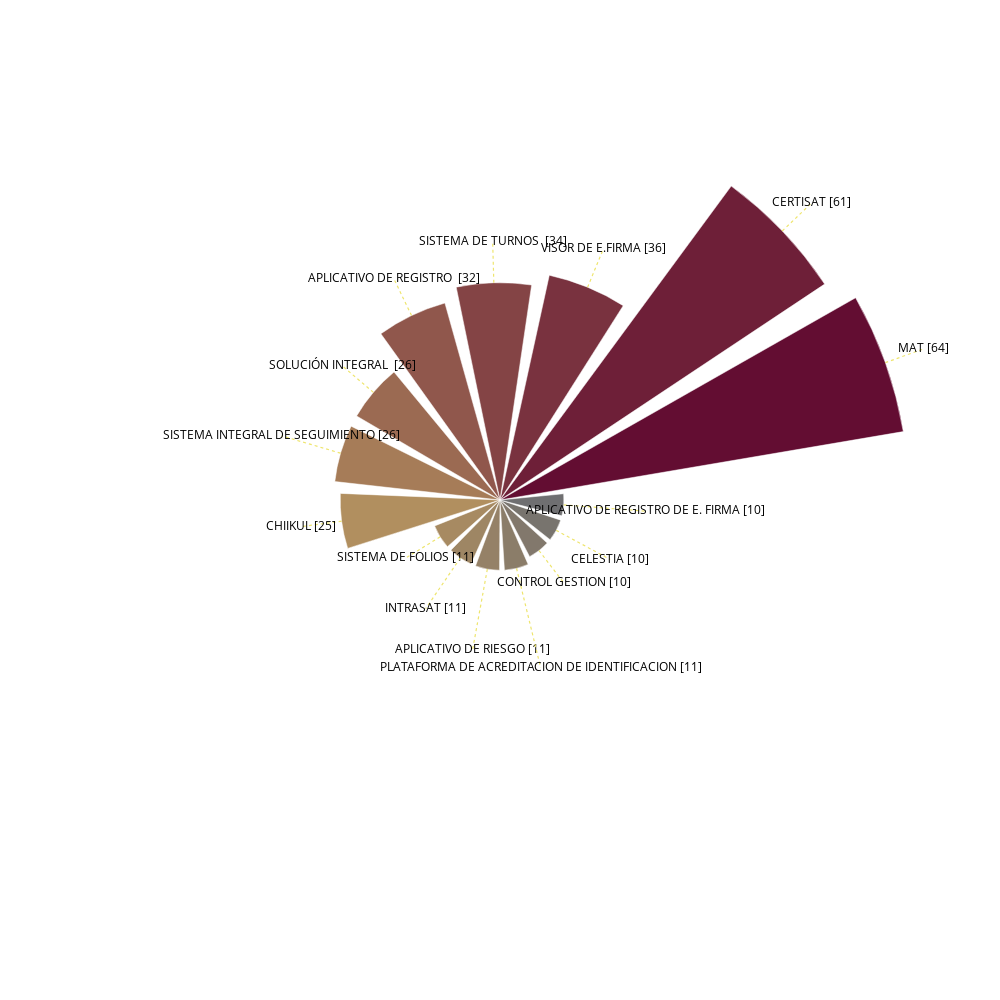

Notebook cell for this chart:
### Code cell
Grafico_Radial(Fig_1, 'D20', 'D1', width=1000, height=1000)

### Figure 1 — Plotly figure (JSON) as saved in the notebook; plotly's stock layout.template omitted (floating-point values rounded to 4 significant figures)
{"data": [{"hoverinfo": "text", "marker": {"color": "#630d32"}, "name": "MAT", "r": [100], "theta": [0], "type": "barpolar", "width": [20]}, {"hoverinfo": "text", "marker": {"color": "#6e1f38"}, "name": "CERTISAT", "r": [95.31], "theta": [24], "type": "barpolar", "width": [20]}, {"hoverinfo": "text", "marker": {"color": "#79323f"}, "name": "VISOR DE E.FIRMA", "r": [56.25], "theta": [48], "type": "barpolar", "width": [20]}, {"hoverinfo": "text", "marker": {"color": "#844445"}, "name": "SISTEMA DE TURNOS ", "r": [53.12], "theta": [72], "type": "barpolar", "width": [20]}, {"hoverinfo": "text", "marker": {"color": "#90574c"}, "name": "APLICATIVO DE REGISTRO ", "r": [50], "theta": [96], "type": "barpolar", "width": [20]}, {"hoverinfo": "text", "marker": {"color": "#9b6a52"}, "name": "SOLUCIÓN INTEGRAL ", "r": [40.62], "theta": [120], "type": "barpolar", "width": [20]}, {"hoverinfo": "text", "marker": {"color": "#a67c58"}, "name": "SISTEMA INTEGRAL DE SEGUIMIENTO", "r": [40.62], "theta": [144], "type": "barpolar", "width": [20]}, {"hoverinfo": "text", "marker": {"color": "#b18f5f"}, "name": "CHIIKUL", "r": [39.06], "theta": [168], "type": "barpolar", "width": [20]}, {"hoverinfo": "text", "marker": {"color": "#a78a62"}, "name": "SISTEMA DE FOLIOS", "r": [17.19], "theta": [192], "type": "barpolar", "width": [20]}, {"hoverinfo": "text", "marker": {"color": "#9e8664"}, "name": "INTRASAT", "r": [17.19], "theta": [216], "type": "barpolar", "width": [20]}, {"hoverinfo": "text", "marker": {"color": "#958167"}, "name": "APLICATIVO DE RIESGO", "r": [17.19], "theta": [240], "type": "barpolar", "width": [20]}, {"hoverinfo": "text", "marker": {"color": "#8b7d69"}, "name": "PLATAFORMA DE ACREDITACION DE IDENTIFICACION", "r": [17.19], "theta": [264], "type": "barpolar", "width": [20]}, {"hoverinfo": "text", "marker": {"color": "#82786c"}, "name": "CONTROL GESTION", "r": [15.62], "theta": [288], "type": "barpolar", "width": [20]}, {"hoverinfo": "text", "marker": {"color": "#78746e"}, "name": "CELESTIA", "r": [15.62], "theta": [312], "type": "barpolar", "width": [20]}, {"hoverinfo": "text", "marker": {"color": "#6f6f71"}, "name": "APLICATIVO DE REGISTRO DE E. FIRMA", "r": [15.62], "theta": [336], "type": "barpolar", "width": [20]}, {"line": {"color": "#EEE56E", "dash": "dot", "width": 1.2}, "mode": "lines", "r": [100, 110], "showlegend": false, "theta": [0, 0], "type": "scatterpolar"}, {"mode": "text", "r": [110], "text": ["MAT [64]"], "textfont": {"color": "black", "size": 12}, "textposition": "middle center", "theta": [0], "type": "scatterpolar"}, {"line": {"color": "#EEE56E", "dash": "dot", "width": 1.2}, "mode": "lines", "r": [95.31, 105.3], "showlegend": false, "theta": [24, 24], "type": "scatterpolar"}, {"mode": "text", "r": [105.3], "text": ["CERTISAT [61]"], "textfont": {"color": "black", "size": 12}, "textposition": "middle center", "theta": [24], "type": "scatterpolar"}, {"line": {"color": "#EEE56E", "dash": "dot", "width": 1.2}, "mode": "lines", "r": [56.25, 66.25], "showlegend": false, "theta": [48, 48], "type": "scatterpolar"}, {"mode": "text", "r": [66.25], "text": ["VISOR DE E.FIRMA [36]"], "textfont": {"color": "black", "size": 12}, "textposition": "middle center", "theta": [48], "type": "scatterpolar"}, {"line": {"color": "#EEE56E", "dash": "dot", "width": 1.2}, "mode": "lines", "r": [53.12, 63.12], "showlegend": false, "theta": [72, 72], "type": "scatterpolar"}, {"mode": "text", "r": [63.12], "text": ["SISTEMA DE TURNOS  [34]"], "textfont": {"color": "black", "size": 12}, "textposition": "middle center", "theta": [72], "type": "scatterpolar"}, {"line": {"color": "#EEE56E", "dash": "dot", "width": 1.2}, "mode": "lines", "r": [50, 60], "showlegend": false, "theta": [96, 96], "type": "scatterpolar"}, {"mode": "text", "r": [60], "text": ["APLICATIVO DE REGISTRO  [32]"], "textfont": {"color": "black", "size": 12}, "textposition": "middle center", "theta": [96], "type": "scatterpolar"}, {"line": {"color": "#EEE56E", "dash": "dot", "width": 1.2}, "mode": "lines", "r": [40.62, 50.62], "showlegend": false, "theta": [120, 120], "type": "scatterpolar"}, {"mode": "text", "r": [50.62], "text": ["SOLUCIÓN INTEGRAL  [26]"], "textfont": {"color": "black", "size": 12}, "textposition": "middle center", "theta": [120], "type": "scatterpolar"}, {"line": {"color": "#EEE56E", "dash": "dot", "width": 1.2}, "mode": "lines", "r": [40.62, 55.62], "showlegend": false, "theta": [144, 144], "type": "scatterpolar"}, {"mode": "text", "r": [55.62], "text": ["SISTEMA INTEGRAL DE SEGUIMIENTO [26]"], "textfont": {"color": "black", "size": 12}, "textposition": "middle center", "theta": [144], "type": "scatterpolar"}, {"line": {"color": "#EEE56E", "dash": "dot", "width": 1.2}, "mode": "lines", "r": [39.06, 49.06], "showlegend": false, "theta": [168, 168], "type": "scatterpolar"}, {"mode": "text", "r": [49.06], "text": ["CHIIKUL [25]"], "textfont": {"color": "black", "size": 12}, "textposition": "middle center", "theta": [168], "type": "scatterpolar"}, {"line": {"color": "#EEE56E", "dash": "dot", "width": 1.2}, "mode": "lines", "r": [17.19, 27.19], "showlegend": false, "theta": [192, 192], "type": "scatterpolar"}, {"mode": "text", "r": [27.19], "text": ["SISTEMA DE FOLIOS [11]"], "textfont": {"color": "black", "size": 12}, "textposition": "middle center", "theta": [192], "type": "scatterpolar"}, {"line": {"color": "#EEE56E", "dash": "dot", "width": 1.2}, "mode": "lines", "r": [17.19, 32.19], "showlegend": false, "theta": [216, 216], "type": "scatterpolar"}, {"mode": "text", "r": [32.19], "text": ["INTRASAT [11]"], "textfont": {"color": "black", "size": 12}, "textposition": "middle center", "theta": [216], "type": "scatterpolar"}, {"line": {"color": "#EEE56E", "dash": "dot", "width": 1.2}, "mode": "lines", "r": [17.19, 37.19], "showlegend": false, "theta": [240, 240], "type": "scatterpolar"}, {"mode": "text", "r": [37.19], "text": ["APLICATIVO DE RIESGO [11]"], "textfont": {"color": "black", "size": 12}, "textposition": "middle center", "theta": [240], "type": "scatterpolar"}, {"line": {"color": "#EEE56E", "dash": "dot", "width": 1.2}, "mode": "lines", "r": [17.19, 42.19], "showlegend": false, "theta": [264, 264], "type": "scatterpolar"}, {"mode": "text", "r": [42.19], "text": ["PLATAFORMA DE ACREDITACION DE IDENTIFICACION [11]"], "textfont": {"color": "black", "size": 12}, "textposition": "middle center", "theta": [264], "type": "scatterpolar"}, {"line": {"color": "#EEE56E", "dash": "dot", "width": 1.2}, "mode": "lines", "r": [15.62, 25.62], "showlegend": false, "theta": [288, 288], "type": "scatterpolar"}, {"mode": "text", "r": [25.62], "text": ["CONTROL GESTION [10]"], "textfont": {"color": "black", "size": 12}, "textposition": "middle center", "theta": [288], "type": "scatterpolar"}, {"line": {"color": "#EEE56E", "dash": "dot", "width": 1.2}, "mode": "lines", "r": [15.62, 30.62], "showlegend": false, "theta": [312, 312], "type": "scatterpolar"}, {"mode": "text", "r": [30.62], "text": ["CELESTIA [10]"], "textfont": {"color": "black", "size": 12}, "textposition": "middle center", "theta": [312], "type": "scatterpolar"}, {"line": {"color": "#EEE56E", "dash": "dot", "width": 1.2}, "mode": "lines", "r": [15.62, 35.62], "showlegend": false, "theta": [336, 336], "type": "scatterpolar"}, {"mode": "text", "r": [35.62], "text": ["APLICATIVO DE REGISTRO DE E. FIRMA [10]"], "textfont": {"color": "black", "size": 12}, "textposition": "middle center", "theta": [336], "type": "scatterpolar"}], "layout": {"height": 1000, "margin": {"b": 50, "l": 30, "r": 30, "t": 50}, "polar": {"angularaxis": {"direction": "counterclockwise", "gridcolor": "rgba(0, 0, 0, 0)", "rotation": 19.63, "showline": false, "showticklabels": false, "ticks": "", "ticktext": [], "tickvals": [], "type": "linear", "visible": false}, "bgcolor": "white", "radialaxis": {"autorange": true, "gridcolor": "rgba(0, 0, 0, 0)", "layer": "below traces", "range": [0, 110], "showline": false, "showticklabels": false, "ticks": "", "type": "linear", "visible": false}}, "showlegend": false, "width": 1000}}
